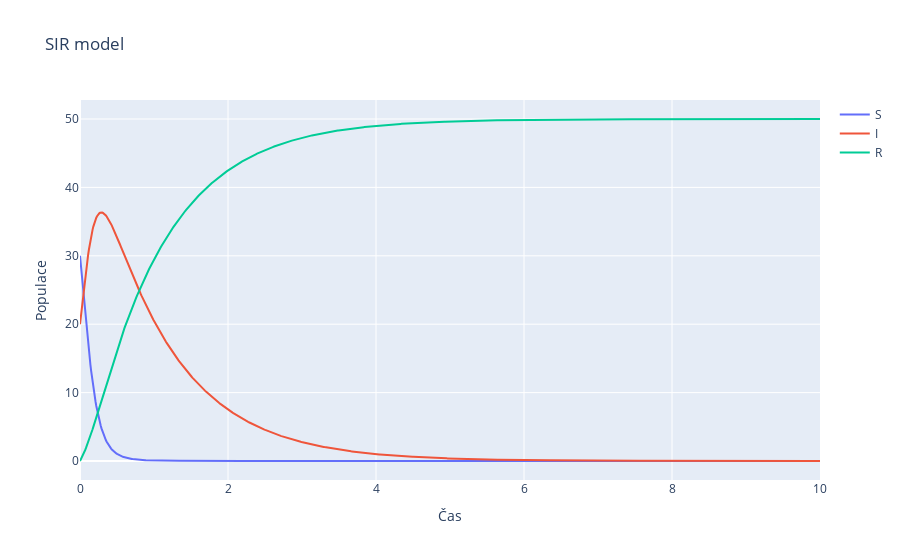

Write notebook code for a chart like this one.
### Markdown cell above
### <a id='toc1_2_6_'></a>[SIR model 2](#toc0_)
* $N$ = 50
* $I$ = 20
* $\beta$ = 10
* $\gamma$ = 1

### Code cell
main(beta=10, gamma=1, I=20)

### Figure 1 — Plotly figure (JSON) as saved in the notebook; plotly's stock layout.template omitted (floating-point values rounded to 4 significant figures; data arrays with more than 128 entries replaced by an {"elided": "..."} marker saying what was removed)
{"data": [{"name": "S", "type": "scatter", "x": {"elided": "1000 float values"}, "y": {"elided": "1000 float values"}}, {"name": "I", "type": "scatter", "x": {"elided": "1000 float values"}, "y": {"elided": "1000 float values"}}, {"name": "R", "type": "scatter", "x": {"elided": "1000 float values"}, "y": {"elided": "1000 float values"}}], "layout": {"title": {"text": "SIR model"}, "xaxis": {"title": {"text": "Čas"}}, "yaxis": {"title": {"text": "Populace"}}}}
